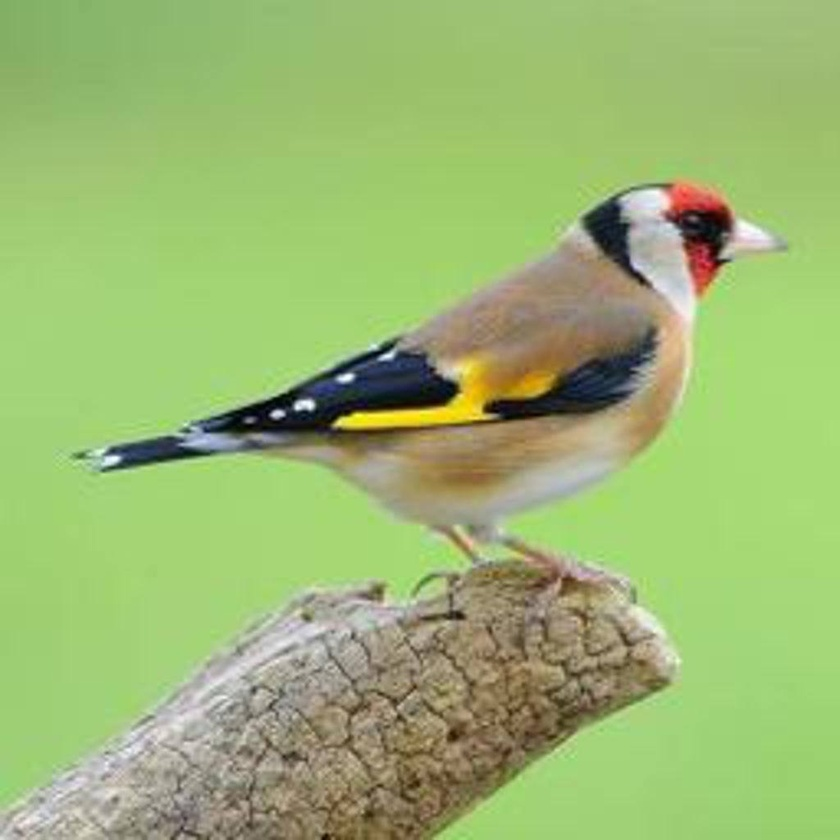
#> input picture hw1/bird.jpg, 840 x 840 px, shrunk from 1024 x 1024 before the run
$ python p1.py
#> lines starting #> are read from the running program, lines starting #| are printed output that depends on the picture
import numpy as np
from sklearn.cluster import KMeans
import cv2

def run_kmeans(X, K):
    X_ravel = X.reshape(-1, X.shape[-1])
    if isinstance(K, int):
        K = [K]
    transformed_images = []
    for k in K:
        print(f'Fitting k={k}...')
        model = KMeans(k).fit(X_ravel)
        transformed_images.append(model.cluster_centers_[model.labels_].astype(np.uint8).reshape(X.shape))
    return transformed_images if len(transformed_images) > 1 else transformed_images[0]


image = cv2.imread('bird.jpg')
#> image is the input picture: shape (840, 840, 3); mean B, G, R 113.7, 183.4, 155.5
K = [2, 4, 8, 16, 32]

# (1)
transformed_images = run_kmeans(image, K)
#> after the loop in run_kmeans, `for k in K:`: transformed_images = 5 items
#> transformed_images = 5 items
for img, k in zip(transformed_images, K):
    cv2.imwrite(f'1-1_{k}.jpg', img)
#> this loop made 5 passes
#> k on passes 1 to 5: 2, 4, 8, 16, 32
#> pass 1, `cv2.imwrite(f'1-1_{k}.jpg', img)`:
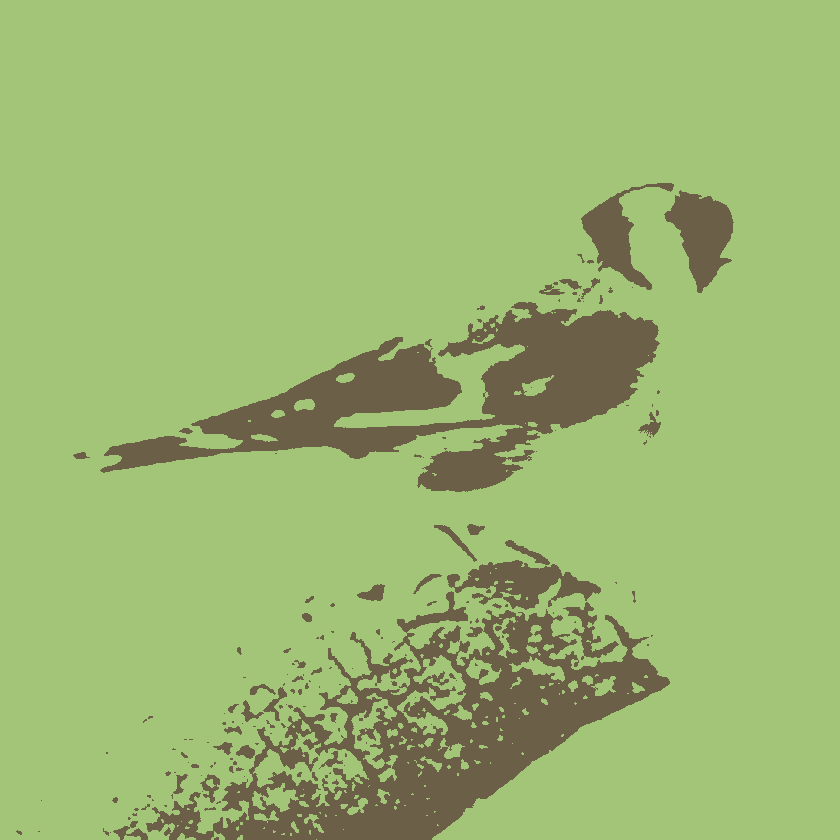
#> saved as 1-1_2.jpg: shape (840, 840, 3); mean B, G, R 113.1, 182.7, 155.2
#> pass 2, `cv2.imwrite(f'1-1_{k}.jpg', img)`:
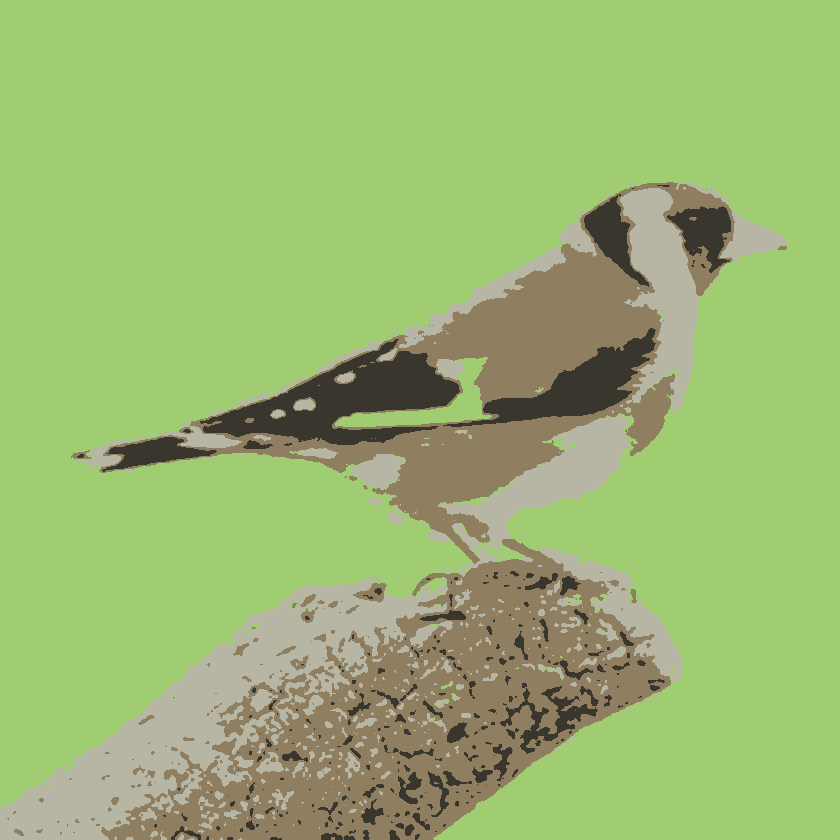
#> saved as 1-1_4.jpg: shape (840, 840, 3); mean B, G, R 113, 182.7, 154.8

# (2)
image_with_XY = np.concatenate([image, np.array([[i, j] for i in range(image.shape[0]) for j in range(image.shape[1])]).reshape(image.shape[:-1] + (-1,))], axis=-1)
transformed_images = run_kmeans(image_with_XY, K)
for img, k in zip(transformed_images, K):
    cv2.imwrite(f'1-2_{k}.jpg', img[...,:3])
#> this loop made 5 passes
#> pass 1, `cv2.imwrite(f'1-2_{k}.jpg', img[...,:3])`:
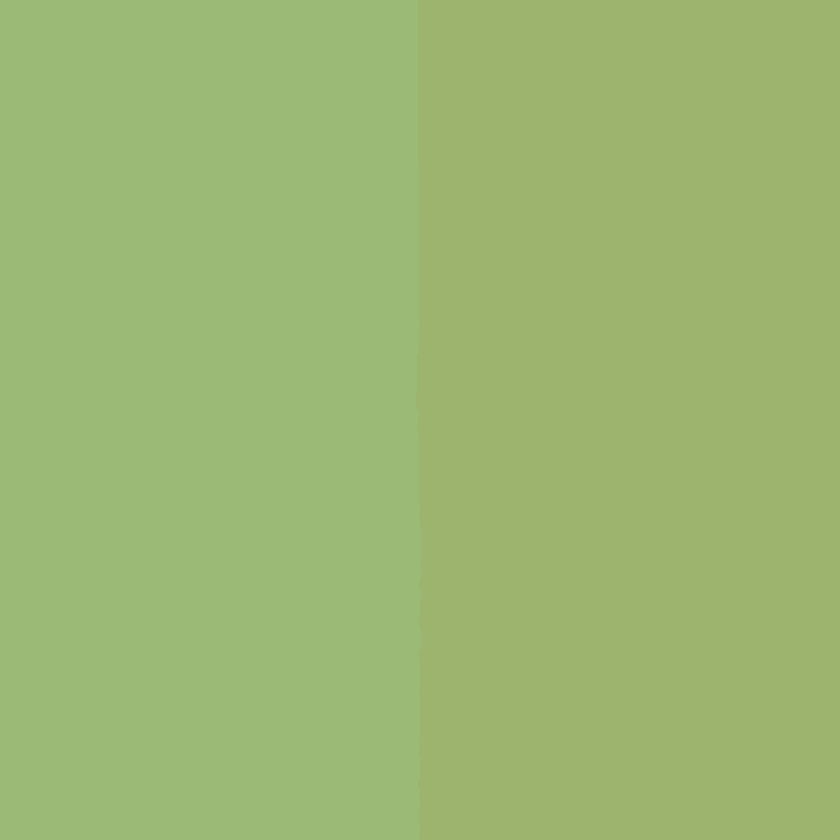
#> saved as 1-2_2.jpg: shape (840, 840, 3); mean B, G, R 113.5, 183, 155
